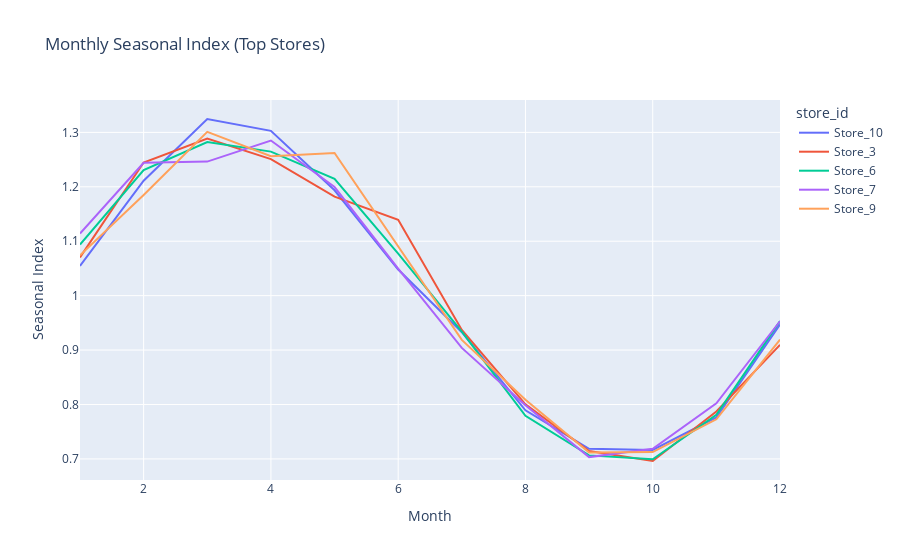

This figure's notebook cell:
### Markdown cell above
## 2b) Deeper EDA: Store/SKU, Seasonal Index, and Series Clusters
We dig deeper into store/SKU behavior, compute seasonal indices, and cluster series with similar demand patterns.

### Code cell
# Store-level seasonality index (monthly)
store_month = df.groupby(['store_id', df[DATE_COL].dt.month])[TARGET_COL].mean().reset_index()
store_month.columns = ['store_id', 'month', 'avg_sales']

# Normalize by each store's overall mean to get a seasonal index
store_mean = df.groupby('store_id')[TARGET_COL].mean().reset_index().rename(columns={TARGET_COL: 'store_mean'})
store_seasonal = store_month.merge(store_mean, on='store_id')
store_seasonal['seasonal_index'] = store_seasonal['avg_sales'] / store_seasonal['store_mean']

# Plot a few top-volume stores
top_stores = df.groupby('store_id')[TARGET_COL].sum().sort_values(ascending=False).head(5).index
plot_df = store_seasonal[store_seasonal['store_id'].isin(top_stores)]
fig = px.line(plot_df, x='month', y='seasonal_index', color='store_id',
              title='Monthly Seasonal Index (Top Stores)')
fig.update_layout(xaxis_title='Month', yaxis_title='Seasonal Index')
fig.show()

### Figure 1 — Plotly figure (JSON) as saved in the notebook; plotly's stock layout.template omitted (floating-point values rounded to 4 significant figures)
{"data": [{"hovertemplate": "store_id=Store_10<br>month=%{x}<br>seasonal_index=%{y}<extra></extra>", "legendgroup": "Store_10", "line": {"color": "#636efa", "dash": "solid"}, "marker": {"symbol": "circle"}, "mode": "lines", "name": "Store_10", "orientation": "v", "showlegend": true, "type": "scatter", "x": [1, 2, 3, 4, 5, 6, 7, 8, 9, 10, 11, 12], "xaxis": "x", "y": [1.055, 1.211, 1.325, 1.303, 1.194, 1.048, 0.9328, 0.7894, 0.7185, 0.7164, 0.7762, 0.9472], "yaxis": "y"}, {"hovertemplate": "store_id=Store_3<br>month=%{x}<br>seasonal_index=%{y}<extra></extra>", "legendgroup": "Store_3", "line": {"color": "#EF553B", "dash": "solid"}, "marker": {"symbol": "circle"}, "mode": "lines", "name": "Store_3", "orientation": "v", "showlegend": true, "type": "scatter", "x": [1, 2, 3, 4, 5, 6, 7, 8, 9, 10, 11, 12], "xaxis": "x", "y": [1.07, 1.245, 1.289, 1.251, 1.182, 1.139, 0.937, 0.8002, 0.7144, 0.6962, 0.7871, 0.9096], "yaxis": "y"}, {"hovertemplate": "store_id=Store_6<br>month=%{x}<br>seasonal_index=%{y}<extra></extra>", "legendgroup": "Store_6", "line": {"color": "#00cc96", "dash": "solid"}, "marker": {"symbol": "circle"}, "mode": "lines", "name": "Store_6", "orientation": "v", "showlegend": true, "type": "scatter", "x": [1, 2, 3, 4, 5, 6, 7, 8, 9, 10, 11, 12], "xaxis": "x", "y": [1.094, 1.231, 1.282, 1.265, 1.215, 1.077, 0.9339, 0.7793, 0.7065, 0.6993, 0.7809, 0.9532], "yaxis": "y"}, {"hovertemplate": "store_id=Store_7<br>month=%{x}<br>seasonal_index=%{y}<extra></extra>", "legendgroup": "Store_7", "line": {"color": "#ab63fa", "dash": "solid"}, "marker": {"symbol": "circle"}, "mode": "lines", "name": "Store_7", "orientation": "v", "showlegend": true, "type": "scatter", "x": [1, 2, 3, 4, 5, 6, 7, 8, 9, 10, 11, 12], "xaxis": "x", "y": [1.114, 1.244, 1.246, 1.285, 1.2, 1.05, 0.904, 0.7985, 0.7033, 0.7187, 0.8021, 0.953], "yaxis": "y"}, {"hovertemplate": "store_id=Store_9<br>month=%{x}<br>seasonal_index=%{y}<extra></extra>", "legendgroup": "Store_9", "line": {"color": "#FFA15A", "dash": "solid"}, "marker": {"symbol": "circle"}, "mode": "lines", "name": "Store_9", "orientation": "v", "showlegend": true, "type": "scatter", "x": [1, 2, 3, 4, 5, 6, 7, 8, 9, 10, 11, 12], "xaxis": "x", "y": [1.074, 1.185, 1.301, 1.256, 1.262, 1.09, 0.9187, 0.8088, 0.7116, 0.7125, 0.7728, 0.9193], "yaxis": "y"}], "layout": {"legend": {"title": {"text": "store_id"}, "tracegroupgap": 0}, "title": {"text": "Monthly Seasonal Index (Top Stores)"}, "xaxis": {"anchor": "y", "domain": [0, 1], "title": {"text": "Month"}}, "yaxis": {"anchor": "x", "domain": [0, 1], "title": {"text": "Seasonal Index"}}}}
